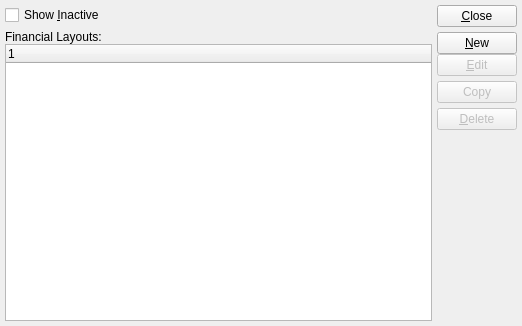
<?xml version="1.0" encoding="UTF-8"?>
<ui version="4.0">
 <comment>This file is part of the xTuple ERP: PostBooks Edition, a free and
open source Enterprise Resource Planning software suite,
Copyright (c) 1999-2018 by OpenMFG LLC, d/b/a xTuple.
It is licensed to you under the Common Public Attribution License
version 1.0, the full text of which (including xTuple-specific Exhibits)
is available at www.xtuple.com/CPAL.  By using this software, you agree
to be bound by its terms.</comment>
 <class>financialLayouts</class>
 <widget class="QWidget" name="financialLayouts">
  <property name="geometry">
   <rect>
    <x>0</x>
    <y>0</y>
    <width>522</width>
    <height>326</height>
   </rect>
  </property>
  <property name="windowTitle">
   <string>List Financial Reports</string>
  </property>
  <layout class="QGridLayout">
   <item row="0" column="0">
    <layout class="QHBoxLayout">
     <property name="spacing">
      <number>6</number>
     </property>
     <property name="margin">
      <number>0</number>
     </property>
     <item>
      <widget class="QCheckBox" name="_showInactive">
       <property name="text">
        <string>Show &amp;Inactive</string>
       </property>
      </widget>
     </item>
     <item>
      <spacer>
       <property name="orientation">
        <enum>Qt::Horizontal</enum>
       </property>
       <property name="sizeHint" stdset="0">
        <size>
         <width>40</width>
         <height>20</height>
        </size>
       </property>
      </spacer>
     </item>
    </layout>
   </item>
   <item row="0" column="1" rowspan="2">
    <layout class="QVBoxLayout">
     <property name="spacing">
      <number>0</number>
     </property>
     <property name="margin">
      <number>0</number>
     </property>
     <item>
      <layout class="QVBoxLayout">
       <property name="spacing">
        <number>5</number>
       </property>
       <property name="margin">
        <number>0</number>
       </property>
       <item>
        <widget class="QPushButton" name="_close">
         <property name="text">
          <string>&amp;Close</string>
         </property>
        </widget>
       </item>
       <item>
        <layout class="QVBoxLayout">
         <property name="spacing">
          <number>0</number>
         </property>
         <property name="margin">
          <number>0</number>
         </property>
         <item>
          <widget class="QPushButton" name="_new">
           <property name="text">
            <string>&amp;New</string>
           </property>
          </widget>
         </item>
         <item>
          <widget class="QPushButton" name="_edit">
           <property name="enabled">
            <bool>false</bool>
           </property>
           <property name="text">
            <string>&amp;Edit</string>
           </property>
          </widget>
         </item>
        </layout>
       </item>
       <item>
        <widget class="QPushButton" name="_copy">
         <property name="enabled">
          <bool>false</bool>
         </property>
         <property name="text">
          <string>Copy</string>
         </property>
        </widget>
       </item>
       <item>
        <widget class="QPushButton" name="_delete">
         <property name="enabled">
          <bool>false</bool>
         </property>
         <property name="text">
          <string>&amp;Delete</string>
         </property>
        </widget>
       </item>
      </layout>
     </item>
     <item>
      <spacer>
       <property name="orientation">
        <enum>Qt::Vertical</enum>
       </property>
       <property name="sizeType">
        <enum>QSizePolicy::Expanding</enum>
       </property>
       <property name="sizeHint" stdset="0">
        <size>
         <width>20</width>
         <height>20</height>
        </size>
       </property>
      </spacer>
     </item>
    </layout>
   </item>
   <item row="1" column="0">
    <layout class="QVBoxLayout">
     <property name="spacing">
      <number>0</number>
     </property>
     <property name="margin">
      <number>0</number>
     </property>
     <item>
      <widget class="QLabel" name="_financialLayouts">
       <property name="enabled">
        <bool>true</bool>
       </property>
       <property name="text">
        <string>Financial Layouts:</string>
       </property>
      </widget>
     </item>
     <item>
      <widget class="XTreeWidget" name="_flhead">
       <property name="sizePolicy">
        <sizepolicy hsizetype="Expanding" vsizetype="Expanding">
         <horstretch>0</horstretch>
         <verstretch>0</verstretch>
        </sizepolicy>
       </property>
       <property name="rootIsDecorated">
        <bool>false</bool>
       </property>
      </widget>
     </item>
    </layout>
   </item>
  </layout>
 </widget>
 <layoutdefault spacing="5" margin="5"/>
 <customwidgets>
  <customwidget>
   <class>XTreeWidget</class>
   <extends>QTreeWidget</extends>
   <header>xtreewidget.h</header>
   <container>1</container>
  </customwidget>
 </customwidgets>
 <tabstops>
  <tabstop>_flhead</tabstop>
  <tabstop>_new</tabstop>
  <tabstop>_edit</tabstop>
  <tabstop>_copy</tabstop>
  <tabstop>_delete</tabstop>
  <tabstop>_close</tabstop>
 </tabstops>
 <resources/>
 <connections>
  <connection>
   <sender>_close</sender>
   <signal>clicked()</signal>
   <receiver>financialLayouts</receiver>
   <slot>close()</slot>
   <hints>
    <hint type="sourcelabel">
     <x>20</x>
     <y>20</y>
    </hint>
    <hint type="destinationlabel">
     <x>20</x>
     <y>20</y>
    </hint>
   </hints>
  </connection>
  <connection>
   <sender>_flhead</sender>
   <signal>valid(bool)</signal>
   <receiver>_copy</receiver>
   <slot>setEnabled(bool)</slot>
   <hints>
    <hint type="sourcelabel">
     <x>20</x>
     <y>20</y>
    </hint>
    <hint type="destinationlabel">
     <x>20</x>
     <y>20</y>
    </hint>
   </hints>
  </connection>
  <connection>
   <sender>_flhead</sender>
   <signal>valid(bool)</signal>
   <receiver>_edit</receiver>
   <slot>setEnabled(bool)</slot>
   <hints>
    <hint type="sourcelabel">
     <x>20</x>
     <y>20</y>
    </hint>
    <hint type="destinationlabel">
     <x>20</x>
     <y>20</y>
    </hint>
   </hints>
  </connection>
  <connection>
   <sender>_flhead</sender>
   <signal>valid(bool)</signal>
   <receiver>_delete</receiver>
   <slot>setEnabled(bool)</slot>
   <hints>
    <hint type="sourcelabel">
     <x>20</x>
     <y>20</y>
    </hint>
    <hint type="destinationlabel">
     <x>20</x>
     <y>20</y>
    </hint>
   </hints>
  </connection>
  <connection>
   <sender>_flhead</sender>
   <signal>itemSelected(int)</signal>
   <receiver>_edit</receiver>
   <slot>animateClick()</slot>
   <hints>
    <hint type="sourcelabel">
     <x>20</x>
     <y>20</y>
    </hint>
    <hint type="destinationlabel">
     <x>20</x>
     <y>20</y>
    </hint>
   </hints>
  </connection>
 </connections>
</ui>
